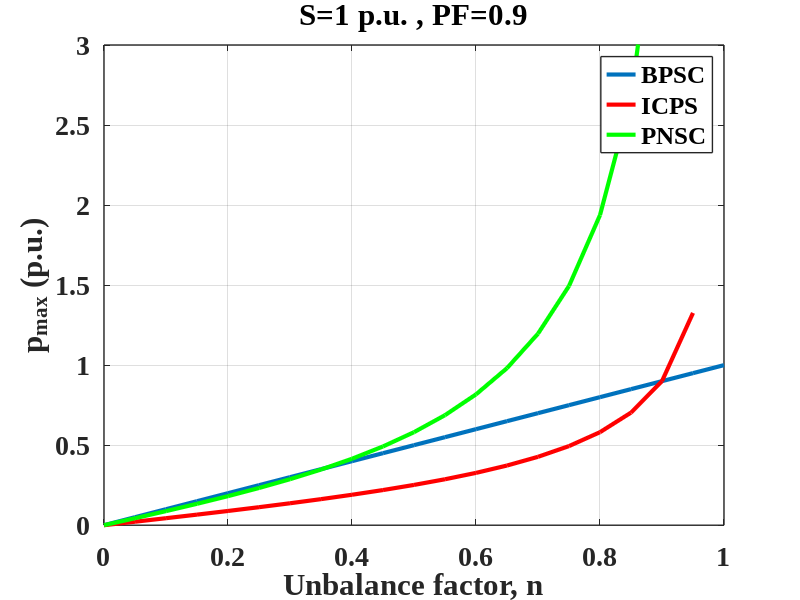

The MATLAB script that drew this image:
clear all
set(0,'DefaultAxesFontSize',20,'DefaultAxesFontName','Times New Roman','DefaultAxesFontWeight','bold','DefaultLineLineWidth',3,'DefaultAxesLineWidth',1)
n=0:0.05:1;
P=.9:0.2:1.9;


for i=1:6
    for j=1:21
        Q(i)=sqrt(1-P(i)^2);
        pBPSC(i,j)=n(j)*sqrt(P(i)^2+Q(i)^2);
        pICPS(i,j)=n(j)*Q(i)/sqrt(1-n(j)^2);
        pPNSC(i,j)=2*n(j)*Q(i)/(1-n(j)^2);
    end
end

figure
grid on
plot(0:0.05:1,pBPSC(1,1:21),'LineWidth',3)
hold on
plot(0:0.05:1,pICPS(1,1:21),'r','LineWidth',3)
hold on
plot(0:0.05:1,pPNSC(1,1:21),'g','LineWidth',3)
ylabel('p_m_a_x (p.u.)')
legend('BPSC','ICPS','PNSC')
ylim([0 3])
xlabel('Unbalance factor, n')
title('S=1 p.u. , PF=0.9')
grid on
% plot(0:0.05:1,pICPS(2,1:21),'r','LineWidth',2)
% hold on
% plot(0:0.05:1,pICPS(3,1:21),'r','LineWidth',1)
% hold on
% plot(0:0.05:1,pPNSC(2,1:21),'g','LineWidth',2)
% hold on
% plot(0:0.05:1,pPNSC(3,1:21),'g','LineWidth',1)
% hold on



% for i=1:11
%     for j=1:11
%         for k=1:5
%             pmax1(i,j,k)=n(k)*sqrt(P(i)^2+Q(j)^2)
%             pmax2(i,j,k)=n(k)*Q(j)/sqrt(1-n(k)^2)
%             pmax3(i,j,k)=2*n(k)*Q(j)/(1-n(k)^2)
% 
%         end
%     end
% end

% for i=1:5
%     plot(Q,pmax1(2,1:11,i))
%     hold on
%     plot(Q,pmax2(2,1:11,i),'r')
%     hold on
%     plot(Q,pmax3(2,1:11,i),'g')
%     hold on
% end